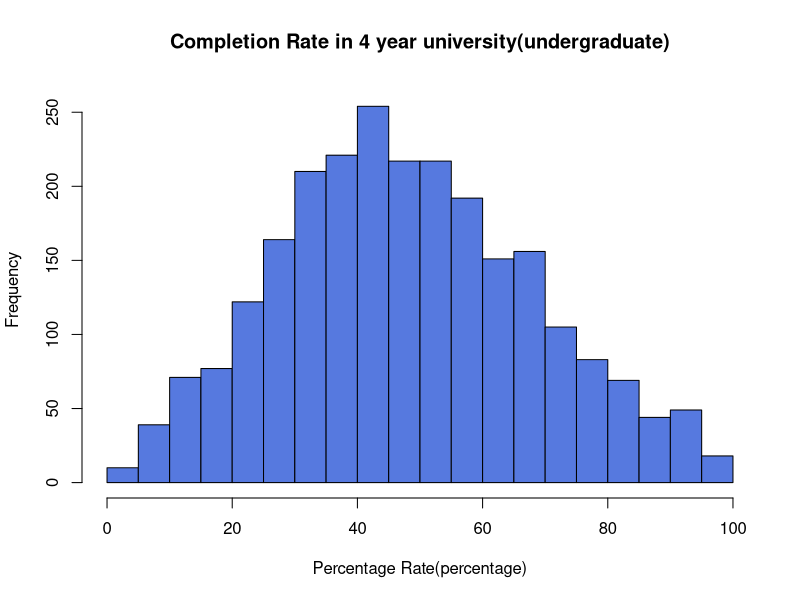
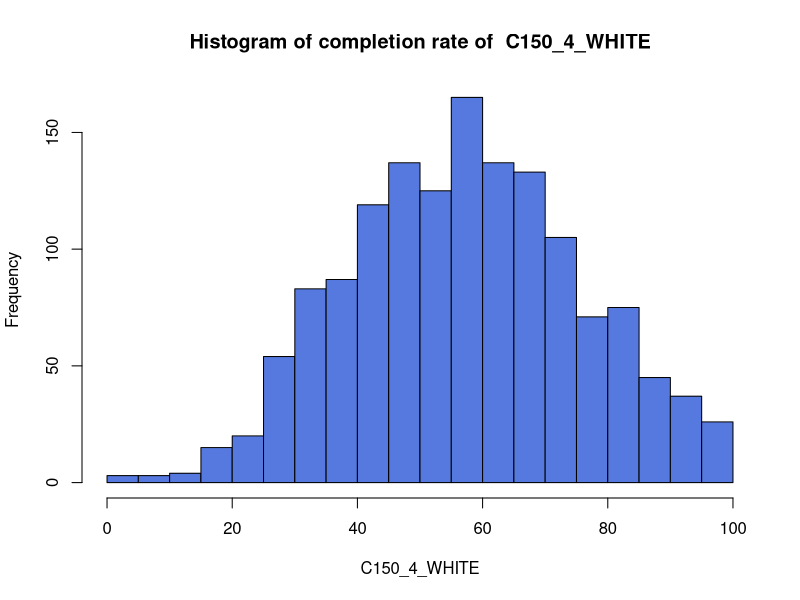
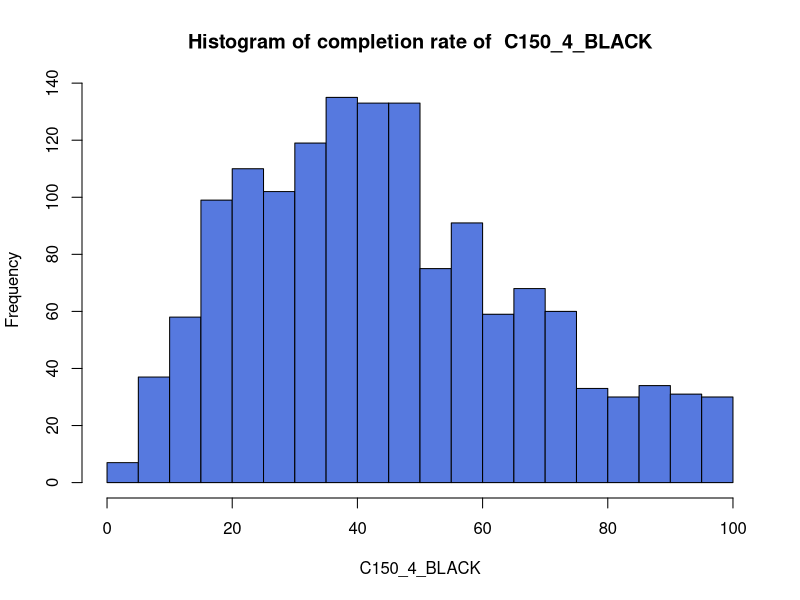
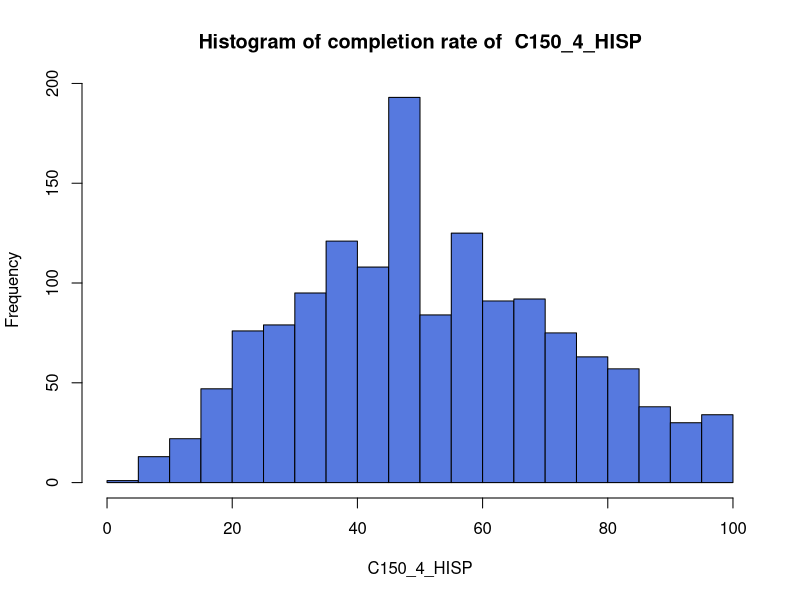
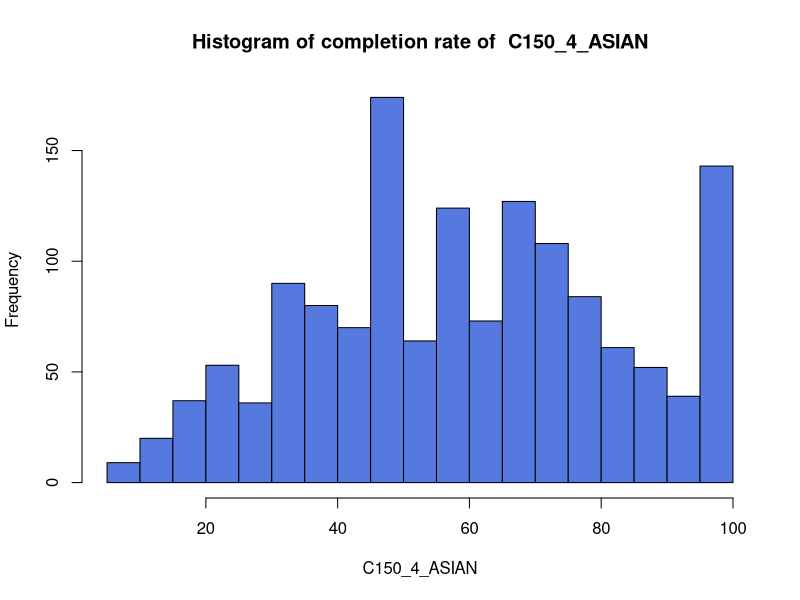
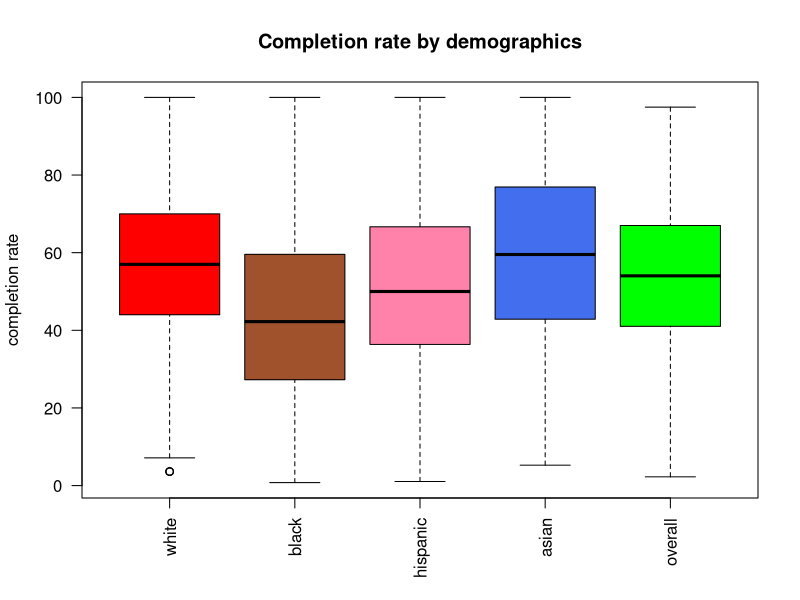
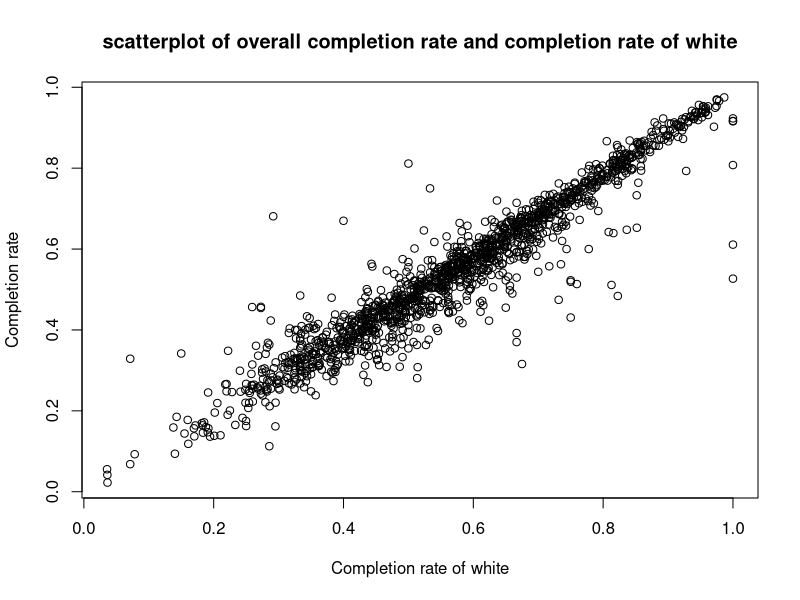
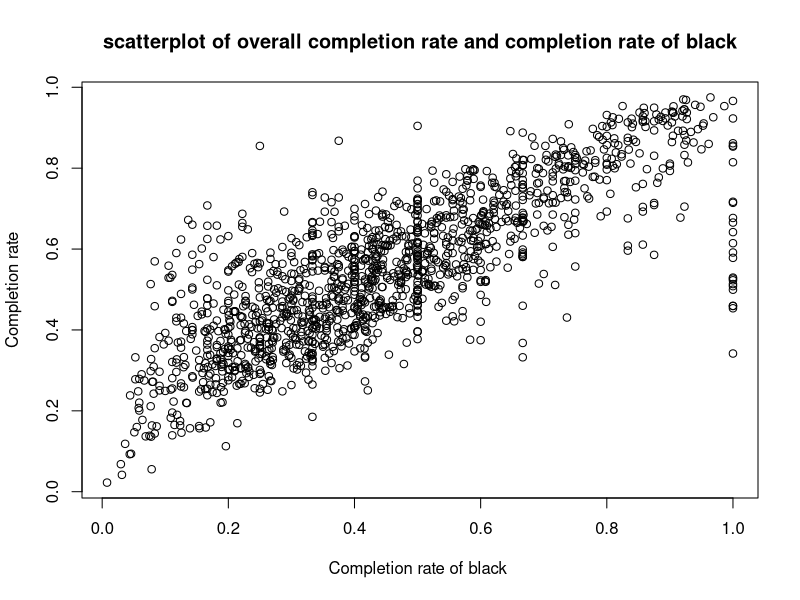

These charts were generated, in order, by the following R code: (Note: this script raises an error after producing the figures.)
library(plyr)
#setwd("C:/Users/vlfgn/Desktop/Clean/stat159_fall2016_project3/code/scripts")
#Loading the raw dataset
#Focus on the 4 year universities(high overall graduation rates)

dat = read.csv("../../data/subset-data.csv", stringsAsFactors = FALSE)

#Subsetting by 4-year school(Variable name: CCUGPROF > 4) stored in dat_4
dat_4=subset(dat, CCUGPROF>4)

#Using POOLED completion rate as our criteria. 
#If there are NA values in POOLED completion rate, not going to use those universities.
#is.na(dat1$C150_4_POOLED)==is.na(dat1$C150_4) used this to check
#list of universities does have C150_4_POOLED
dat_4$INSTNM[which(!is.na(dat_4$C150_4_POOLED))]
length(dat_4$INSTNM[which(!is.na(dat_4$C150_4_POOLED))])#2484
#list of universities where C150_4_POOLED ==0
dat_4$INSTNM[which(dat_4$C150_4_POOLED==0)]
length(dat_4$INSTNM[which(dat_4$C150_4_POOLED==0)])#15


#Data for our graduation rate in 4 year universities undergraduate.(excluding NAs and 0s)
completion_4 = dat_4[which(!is.na(dat_4$C150_4_POOLED)), ]
completion_4 = completion_4[which(completion_4$C150_4_POOLED!=0),]


#histogram for completion rate of 4 year universities.
x = completion_4$C150_4_POOLED * 100

png("../../images/histogram-of-completion-rate.png", width=800, height=600)
h=hist(x, breaks = 20, col = '#5679DF'
       , xlab = "Percentage Rate(percentage)"
       , main = "Completion Rate in 4 year university(undergraduate)"
       , xlim = c(0,100), ylim = c(0,260))
dev.off()


###Remeber, we are using dat1 = dat_4#########################################
###Let dat1=dat_4 for frequent use
dat1=dat_4

###################################################################################
############################Complemtion Rate by Demographics#######################
#C150_4_WHITE
##Completion rate for first-time, full-time students at four-year institutions
##(150% of expected time to completion/6 years) for white students
#C150_4_BLACK
##Completion rate for first-time, full-time students at four-year institutions
##(150% of expected time to completion/6 years) for black students
#C150_4_HISP
##Completion rate for first-time, full-time students at four-year institutions
##(150% of expected time to completion/6 years) for Hispanic students
#C150_4_ASIAN
##Completion rate for first-time, full-time students at four-year institutions
##(150% of expected time to completion/6 years) for Asian students

#The number of NAs in each demographic completions rate AMONG 2740 observations.
sum(as.numeric(is.na(dat1$C150_4_WHITE))) #388
sum(as.numeric(is.na(dat1$C150_4_BLACK))) #551
sum(as.numeric(is.na(dat1$C150_4_HISP))) #535
sum(as.numeric(is.na(dat1$C150_4_ASIAN))) #879


#Eexclude NA's and 0's in demographic completions(WHITE,BLACK,HISPANIC,ASIAN)
names_demo = c("C150_4_WHITE","C150_4_BLACK","C150_4_HISP","C150_4_ASIAN")
com_demo = subset(dat1, (!is.na(dat1$C150_4_WHITE)) & (!is.na(dat1$C150_4_BLACK)) &
                    (!is.na(dat1$C150_4_HISP)) & (!is.na(dat1$C150_4_ASIAN)) & (!is.na(dat1$C150_4_POOLED)))
com_demo = com_demo[which(com_demo$C150_4_WHITE!=0),]
com_demo = com_demo[which(com_demo$C150_4_BLACK!=0),]
com_demo = com_demo[which(com_demo$C150_4_HISP!=0),]
com_demo = com_demo[which(com_demo$C150_4_ASIAN!=0),]
com_demo = com_demo[which(com_demo$C150_4_POOLED!=0),]


#Summary Statistics of completion rate by Demographics(WHITE, BLACK, HISP, ASIAN)
sink(file = "../../data/eda-output.txt")
cat("1. Explanatory Analysis of Quantative Varibles\n\n")
cat("A. Summary Statistics Of Completion Rate by demographics\n\n")
for(i in 1:length(names_demo))
{
  cat("summary statistics of", names_demo[i], "\n\n")
  cat("Min.  1stQu.  Median.  Mean.  3rd Qu.  Max. \n")
  cat(summary(com_demo[,names_demo[i]]), "\n")
  cat("Standard Deviation. : ", sd(com_demo[,names_demo[i]]),"\n")
  cat("Range. : ", max(com_demo[,names_demo[i]])-min(com_demo[,names_demo[i]])," \n")
  cat("IQR. : ", IQR(com_demo[,names_demo[i]]),"\n")
  cat("\n\n")
}
cat("\n\n")
sink()

##Histogram of completions rate by Demographics(WHITE, BLACK, HISP, ASIAN)
for(i in 1:length(names_demo))
{
  path1 = paste0("../../images/histogram-completion-rate-",names_demo[i],".png")
  png(filename = path1, width=800, height=600)
  k1 = com_demo[,names_demo[i]]*100
  k2 = hist(k1,breaks= 20, main = paste("Histogram of completion rate of "
                                        ,names_demo[i]), col = "#5679DF", xlab = names_demo[i])
  dev.off()
}

png(filename = "../../images/boxplot-of-completion-rate-by-demographic.png", width=800, height=600)
boxplot(com_demo$C150_4_WHITE*100, com_demo$C150_4_BLACK*100
        , com_demo$C150_4_HISP*100, com_demo$C150_4_ASIAN*100, com_demo$C150_4_POOLED*100
        , main = "Completion rate by demographics", ylab = "completion rate"
        , las=2, col = c("red","sienna","palevioletred1","royalblue2", "green")
        , names = c("white", "black", "hispanic", "asian", "overall"))
dev.off()


png(filename = "../../images/scatterplot-of-overall-completion-rate-and-completion-rate-of-white.png", width=800, height=600)
plot(com_demo$C150_4_WHITE, com_demo$C150_4_POOLED
     , main = "scatterplot of overall completion rate and completion rate of white"
     , xlab = "Completion rate of white", ylab = "Completion rate")
dev.off()

png(filename = "../../images/scatterplot-of-overall-completion-rate-and-completion-rate-of-black.png", width=800, height=600)
plot(com_demo$C150_4_BLACK, com_demo$C150_4_POOLED
     , main = "scatterplot of overall completion rate and completion rate of black"
     , xlab = "Completion rate of black ", ylab = "Completion rate")
dev.off()

png(filename = "../../images/scatterplot-of-overall-completion-rate-and-completion-rate-of-hispanic.png", width=800, height=600)
plot(com_demo$C150_4_HISP, com_demo$C150_4_POOLED
     , main = "scatterplot of overall completion rate and completion rate of hispanic"
     , xlab = "Completion rate of hispanic", ylab = "Completion rate")
dev.off()

png(filename = "../../images/scatterplot-of-overall-completion-rate-and-completion-rate-of-asian.png", width=800, height=600)
plot(com_demo$C150_4_ASIAN, com_demo$C150_4_POOLED
     , main = "scatterplot of overall completion rate and completion rate of asian"
     , xlab = "Completion rate of asian", ylab = "Completion rate")
dev.off()


#####################################################################################
###################################Demographic Percentage############################
#The number of NAs in each demographic PERCENTAGE AMONG 2740 observations.
#Since no data is missing, just going to use dat1.
sum(as.numeric(is.na(dat1$UGDS_WHITE))) #0
sum(as.numeric(is.na(dat1$UGDS_BLACK))) #0
sum(as.numeric(is.na(dat1$UGDS_HISP))) #0
sum(as.numeric(is.na(dat1$UGDS_ASIAN))) #0

#Eexclude 0's in demographic percentage(WHITE,BLACK,HISPANIC,ASIAN)
names_demo2 = c("UGDS_WHITE", "UGDS_BLACK", "UGDS_HISP", "UGDS_ASIAN")
com_demo2 = dat1[which(dat1$UGDS_WHITE!=0),]
com_demo2 = com_demo2[which(com_demo2$UGDS_BLACK!=0),]
com_demo2 = com_demo2[which(com_demo2$UGDS_HISP!=0),]
com_demo2 = com_demo2[which(com_demo2$UGDS_ASIAN!=0),]


#Summary Statistics of Each Demographics(WHITE, BLACK, HISP, ASIAN)
sink(file = "../../data/eda-output.txt", append=TRUE)
cat("B. Summary Statistics Of demographic percentage\n\n")
for(i in 1:length(names_demo2))
{
  cat("summary statistics of", names_demo2[i], "\n\n")
  cat("Min.  1stQu.  Median.  Mean.  3rd Qu.  Max. \n")
  cat(summary(com_demo2[,names_demo2[i]]), "\n")
  cat("Standard Deviation. : ", sd(com_demo2[,names_demo2[i]]),"\n")
  cat("Range. : ", max(com_demo2[,names_demo2[i]])-min(com_demo2[,names_demo2[i]])," \n")
  cat("IQR. : ", IQR(com_demo2[,names_demo2[i]]),"\n")
  cat("\n")
}
cat("\n\n")
sink()

##Histogram of demographic percentage
for(i in 1:length(names_demo2))
{
  path1 = paste0("../../images/histogram-deomgraphic-percentage-",names_demo2[i],".png")
  png(filename = path1, width=800, height=600)
  k1 = com_demo2[,names_demo2[i]]*100
  k2 = hist(k1,breaks= 20, main = paste("Histogram of demograhic percentage of "
                                        ,names_demo2[i]), col = "#5679DF", xlab = names_demo2[i])
  dev.off()
}


png(filename = "../../images/boxplot-of-demographic-percentage.png", width=800, height=600)
boxplot(com_demo2$UGDS_WHITE*100, com_demo2$UGDS_BLACK*100
        , com_demo2$UGDS_HISP*100, com_demo2$UGDS_ASIAN*100
        , main = "Demographic percentages", ylab = "demograhic percentage"
        , las=2, col = c("red","sienna","palevioletred1","royalblue2")
        , names = c("white", "black", "hispanic", "asian"))
dev.off()


######################################################################################
###############################Repayment rate on FAFSA################################
#COMPL_RPY_3YR_RT
##3_yr_repayment.completers
#COMPL_RPY_5YR_RT
##5_yr_repayment.completers
#COMPL_RPY_7YR_RT
##7_yr_repayment.completers

#The number of NAs in Repayment rate on year 3,5,7
sum(as.numeric(is.na(dat1$COMPL_RPY_3YR_RT))) #108
sum(as.numeric(is.na(dat1$COMPL_RPY_5YR_RT))) #140
sum(as.numeric(is.na(dat1$COMPL_RPY_7YR_RT))) #164

#Since the column class is character becuase "PrivacySuppressed" in the variables
#Need to convert colums into numeric data.
yr3 = na.omit(as.numeric(dat1$COMPL_RPY_3YR_RT))
yr5 = na.omit(as.numeric(dat1$COMPL_RPY_5YR_RT))
yr7 = na.omit(as.numeric(dat1$COMPL_RPY_7YR_RT))


#Summary Statistics of repayment rate#
sink(file = "../../data/eda-output.txt", append=TRUE)
cat("C. Summary Statistics Of Repayment rate on FAFSA depending in 3,5,7 year\n\n")

cat("summary statistics of Three year repayment rate for completers\n\n")
cat("Min.  1stQu.  Median.  Mean.  3rd Qu.  Max. \n")
cat(summary(yr3), "\n")
cat("Standard Deviation. : ", sd(yr3),"\n")
cat("Range. : ", max(yr3)-min(yr3)," \n")
cat("IQR. : ", IQR(yr3),"\n")
cat("\n")

cat("summary statistics of Five year repayment rate for completers\n\n")
cat("Min.  1stQu.  Median.  Mean.  3rd Qu.  Max. \n")
cat(summary(yr5), "\n")
cat("Standard Deviation. : ", sd(yr5),"\n")
cat("Range. : ", max(yr5)-min(yr5)," \n")
cat("IQR. : ", IQR(yr5),"\n")
cat("\n")

cat("summary statistics of Seven year repayment rate for completers\n\n")
cat("Min.  1stQu.  Median.  Mean.  3rd Qu.  Max. \n")
cat(summary(yr7), "\n")
cat("Standard Deviation. : ", sd(yr7),"\n")
cat("Range. : ", max(yr3)-min(yr7)," \n")
cat("IQR. : ", IQR(yr7),"\n")
cat("\n")

cat("\n\n")
sink()


png(filename = "../../images/histogram-of-three-year-repayment-rate-for-completers.png", width=800, height=600)
hist(yr3*100, col = "#5679DF", breaks = 20, xlab = "repayment percentage",
     main = "Histogram of Three year repayment rate for completers")
dev.off()
png(filename = "../../images/histogram-of-five-year-repayment-rate-for-completers.png", width=800, height=600)
hist(yr5*100, col = "#5679DF", breaks = 20, xlab = "repayment percentage",
     main = "Histogram of Five year repayment rate for completers")
dev.off()
png(filename = "../../images/histogram-of-seven-year-repayment-rate-for-completers.png", width=800, height=600)
hist(yr7*100, col = "#5679DF", breaks = 20, xlab = "repayment percentage",
     main = "Histogram of Seven year repayment rate for completers")
dev.off()



###############################Median earning###################################
##Data exists prior to 2014_2013. Therefore using MERGED2012_13_PP.csv###

#MD_EARN_WNE_P10
##Median earnings of students working and not enrolled 10 years after entry
#MD_EARN_WNE_P6
##Median earnings of students working and not enrolled 6 years after entry
#MD_EARN_WNE_P8
##Median earnings of students working and not enrolled 8 years after entry


#The number of NAs in Median Earning on year after 6,8,10 years
sum(as.numeric(is.na(dat1$MD_EARN_WNE_P6))) #154
sum(as.numeric(is.na(dat1$MD_EARN_WNE_P8))) #154
sum(as.numeric(is.na(dat1$MD_EARN_WNE_P10))) #154

#Since the column class is character becuase "PrivacySuppressed" in the variables
#Need to convert colums into numeric data.
m6 = na.omit(as.numeric(dat1$MD_EARN_WNE_P6))
m8 = na.omit(as.numeric(dat1$MD_EARN_WNE_P8))
m10 = na.omit(as.numeric(dat1$MD_EARN_WNE_P10))

#Summary Statistics of Median Earning after 6,8,10 year#
sink(file = "../../data/eda-output.txt", append=TRUE)
cat("D. Summary Statistics Of Median Earning after 6,8,10 year\n\n")

cat("summary statistics of Median Earning after 6 year\n\n")
cat("Min.  1stQu.  Median.  Mean.  3rd Qu.  Max. \n")
cat(summary(m6), "\n")
cat("Standard Deviation. : ", sd(m6),"\n")
cat("Range. : ", max(m6)-min(m6)," \n")
cat("IQR. : ", IQR(m6),"\n")
cat("\n")

cat("summary statistics of Median Earning after 8 year\n\n")
cat("Min.  1stQu.  Median.  Mean.  3rd Qu.  Max. \n")
cat(summary(m8), "\n")
cat("Standard Deviation. : ", sd(m8),"\n")
cat("Range. : ", max(m8)-min(m8)," \n")
cat("IQR. : ", IQR(m8),"\n")
cat("\n")

cat("summary statistics of Median Earning after 10 year\n\n")
cat("Min.  1stQu.  Median.  Mean.  3rd Qu.  Max. \n")
cat(summary(m10), "\n")
cat("Standard Deviation. : ", sd(m10),"\n")
cat("Range. : ", max(m10)-min(m10)," \n")
cat("IQR. : ", IQR(m10),"\n")
cat("\n")

cat("\n\n")
sink()

png(filename = "../../images/histogram-of-median-earning-after-6-year(log-transfromed).png", width=800, height=600)
md1_log = log(m6)
md1 = hist(md1_log, col = "#5679DF", breaks = 10, main = "Histogram of Median Earning after 6 year"
           , xlab = "Earning(log transformed)", xlim = c(9,12))
dev.off()

png(filename = "../../images/histogram-of-median-earning-after-8-year(log-transfromed).png", width=800, height=600)
md2_log = log(m8)
md2 = hist(md2_log, col = "#5679DF", breaks = 10, main = "Histogram of Median Earning after 8 year"
           , xlab = "Earning(log transformed)", xlim = c(9,12))
dev.off()

png(filename = "../../images/histogram-of-median-earning-after-10-year(log-transfromed).png", width=800, height=600)
md3_log = log(m10)
md3 = hist(md3_log, col = "#5679DF", breaks = 10, main = "Histogram of Median Earning after 10 year"
           , xlab = "Earning(log transformed)", xlim = c(9,12))
dev.off()


#####################Admission rate####################################
#ADM_RATE
##Admission rate

#The number of NAs in Median earning in 6,8,10 years after entry using com_demo to compare the values  
#in terms of completion rate
sum(as.numeric(is.na(com_demo$ADM_RATE))) #233
ad = com_demo[com_demo$ADM_RATE!=0,]
ad = ad[!is.na(ad$ADM_RATE), ]

#Summary Statistics of Admission rate#
sink(file = "../../data/eda-output.txt", append=TRUE)
cat("E. Summary Statistics Of Admission rate\n\n")
cat("Min.  1stQu.  Median.  Mean.  3rd Qu.  Max. \n")
cat(summary(ad$ADM_RATE), "\n")
cat("Standard Deviation. : ", sd(ad$ADM_RATE),"\n")
cat("Range. : ", max(ad$ADM_RATE)-min(ad$ADM_RATE)," \n")
cat("IQR. : ", IQR(ad$ADM_RATE),"\n")
cat("\n")
cat("\n\n")
sink()

png(filename = "../../images/histogram-of-admission-rate.png", width=800, height=600)
hist(ad$ADM_RATE, col = "#5679DF", breaks = 10, main = "Histogram of Admission rate")
dev.off()

png(filename = "../../images/scatterplot-admission-rate-and-completion-rate.png", width=800, height=600)
plot((ad$ADM_RATE), (ad$C150_4_POOLED), main = "scatterplot of Admission rate and Completion rate"
     , xlab = "admission rate", ylab="completion rate")
dev.off()


#####################Retention Rate####################################
#RET_FT4
##First-time, full-time student retention rate at four-year institutions
sum(as.numeric(is.na(com_demo$RET_FT4))) #122
re = com_demo[com_demo$RET_FT4!=0,]
re = re[!is.na(re$RET_FT4), ]

#Summary Statistics of Retention Rate#
sink(file = "../../data/eda-output.txt", append=TRUE)
cat("F. Summary Statistics Of Retention rate\n\n")
cat("Min.  1stQu.  Median.  Mean.  3rd Qu.  Max. \n")
cat(summary(re$RET_FT4), "\n")
cat("Standard Deviation. : ", sd(re$RET_FT4),"\n")
cat("Range. : ", max(re$RET_FT4)-min(re$RET_FT4)," \n")
cat("IQR. : ", IQR(re$RET_FT4),"\n")
cat("\n")
cat("\n\n")
sink()

png(filename = "../../images/histogram-of-retention-rate.png", width=800, height=600)
hist(re$RET_FT4, col = "#5679DF", breaks = 10, main = "Histogram of retention rate")
dev.off()

png(filename = "../../images/scatterplot-retention-rate-and-completion-rate.png", width=800, height=600)
plot((re$RET_FT4), (re$C150_4_POOLED), main = "scatterplot of retention rate and Completion rate"
     , xlab = "retention rate", ylab="completion rate")
dev.off()



#####################total cost of attendance####################################
#NPT4_PRIV
##Average net price for Title IV institutions (private for-profit and nonprofit institutions)
#NPT4_PUB
##Average net price for Title IV institutions (public institutions)
sum(as.numeric(is.na(com_demo$NPT4_PRIV))) #526
sum(as.numeric(is.na(com_demo$NPT4_PUB))) #923

#MERGING TWO data frames and removing NA values and 0's.
cost = com_demo
cost$NPT4_PRIV[is.na(cost$NPT4_PRIV)] =0
cost$NPT4_PUB[is.na(cost$NPT4_PUB)] = 0
cost = cbind(cost,cost = cost$NPT4_PRIV + cost$NPT4_PUB)
cost = cost[cost$cost!=0,]

#Summary Statistics of cost of attendance#
sink(file = "../../data/eda-output.txt", append=TRUE)
cat("G. Summary Statistics Of Cost of attendance rate\n\n")
cat("Min.  1stQu.  Median.  Mean.  3rd Qu.  Max. \n")
cat(summary(cost$cost), "\n")
cat("Standard Deviation. : ", sd(cost$cost),"\n")
cat("Range. : ", max(cost$cost)-min(cost$cost)," \n")
cat("IQR. : ", IQR(cost$cost),"\n")
cat("\n")
cat("\n\n")
sink()

png(filename = "../../images/histogram-of-cost-of-attendance.png", width=800, height=600)
hist(cost$cost, col = "#5679DF", breaks = 10
     , main = "Histogram of cost of attendance", xlab = "cost of attendance")
dev.off()

png(filename = "../../images/scatterplot-of-cost-of-attendace-and-completion-rate.png", width=800, height=600)
plot((cost$cost), (cost$C150_4_POOLED), main = "scatterplot of cost of attendace rate and Completion rate"
     , xlab = "cost of attendacne", ylab="completion rate")
dev.off()


#####################Median Debt####################################
#DEBT_MDN
##The median original amount of the loan principal upon entering repayment
debt = com_demo
debt$DEBT_MDN = as.numeric(debt$DEBT_MDN)
debt$DEBT_MDN[is.na(debt$DEBT_MDN)] = 0
debt = debt[debt$DEBT_MDN!=0,]

#Summary Statistics of Median Debt#
sink(file = "../../data/eda-output.txt", append=TRUE)
cat("H. Summary Statistics Of Median Debt\n\n")
cat("Min.  1stQu.  Median.  Mean.  3rd Qu.  Max. \n")
cat(summary(debt$DEBT_MDN), "\n")
cat("Standard Deviation. : ", sd(debt$DEBT_MDN),"\n")
cat("Range. : ", max(debt$DEBT_MDN)-min(debt$DEBT_MDN)," \n")
cat("IQR. : ", IQR(debt$DEBT_MDN),"\n")
cat("\n")
cat("\n\n")
sink()

png(filename = "../../images/histogram-of-median-debt.png", width=800, height=600)
hist(debt$DEBT_MDN, col = "#5679DF", breaks = 20
     , main = "Histogram of Median Debt", xlab = "Median Debt")
dev.off()

png(filename = "../../images/scatterplot-of-median-debt-and-completion-rate.png", width=800, height=600)
plot((debt$DEBT_MDN), (debt$C150_4_POOLED), main = "scatterplot of median debt and completion rate"
     , xlab = "Median Debt", ylab="completion rate")
dev.off()


#####################Percentage of Pell GRANT####################################
#PCTPELL
##Percentage of undergraduates who receive a Pell Grant
pell = com_demo

#Summary Statistics of Median Debt#
sink(file = "../../data/eda-output.txt", append=TRUE)
cat("I. Summary Statistics Of Pell Grant rate\n\n")
cat(summary(pell$PCTPELL), "\n")
cat("Min.  1stQu.  Median.  Mean.  3rd Qu.  Max. \n")
cat("Standard Deviation. : ", sd(pell$PCTPELL),"\n")
cat("Range. : ", max(pell$PCTPELL)-min(pell$PCTPELL)," \n")
cat("IQR. : ", IQR(pell$PCTPELL),"\n")
cat("\n")
cat("\n\n")
sink()

png(filename = "../../images/histogram-of-pell-grant-rate.png", width=800, height=600)
hist(pell$PCTPELL, col = "#5679DF", breaks = 20
     , main = "Histogram of Pell Grant rate", xlab = "Pell Grant rate")
dev.off()

png(filename = "../../images/scatterplot-of-pell-grant-rate-and-completion-rate.png", width=800, height=600)
plot((pell$PCTPELL), (pell$C150_4_POOLED), main = "scatterplot of Pell Grant rate and completion rate"
     , xlab = "Pell Grant rate", ylab="completion rate")
dev.off()


#####################Average Sat score####################################
#SAT_AVG
##Average SAT equivalent score of students admitted
sat = com_demo
sat$SAT_AVG = as.numeric(sat$SAT_AVG)
sat$SAT_AVG[is.na(sat$SAT_AVG)] = 0
sat = sat[sat$SAT_AVG!=0,]

#Summary Statistics of Average Sat score#
sink(file = "../../data/eda-output.txt", append=TRUE)
cat("J. Summary Statistics Of Average Sat score\n\n")
cat(summary(sat$SAT_AVG), "\n")
cat("Standard Deviation. : ", sd(sat$SAT_AVG),"\n")
cat("Range. : ", max(sat$SAT_AVG)-min(sat$SAT_AVG)," \n")
cat("IQR. : ", IQR(sat$SAT_AVG),"\n")
cat("\n")
cat("\n\n")
sink()

png(filename = "../../images/histogram-of-average-sat-score.png", width=800, height=600)
hist(sat$SAT_AVG, col = "#5679DF", breaks = 20
     , main = "Histogram of Average Sat score", xlab = "Average Sat score")
dev.off()

png(filename = "../../images/scatterplot-of-average-sat-score-and-completion-rate.png", width=800, height=600)
plot(sat$SAT_AVG, (sat$C150_4_POOLED), main = "scatterplot of Average Sat score and completion rate"
     , xlab = "Average Sat score", ylab="completion rate")
dev.off()

#####################Size of School####################################
#CCSIZSET
##Carnegie Classification -- size and setting
summary(com_demo$CCSIZSET)

#Summary Statistics of Average Sat score#
sink(file = "../../data/eda-output.txt", append=TRUE)
cat("2. Explanatory Analysis of Categorical Varibles\n\n")
cat("K. Summary Statistics Of Size of School(represented by numbers 6 to 17,from small to large)\n\n")
cat("frequency table Of Size of School\n\n")
write.table(table(com_demo$CCSIZSET), row.names = FALSE, col.names = FALSE, quote = FALSE)
cat("\n")
cat("Relative frequency table Of Size of School\n\n")
write.table(prop.table(table(com_demo$CCSIZSET)), row.names = FALSE, col.names = FALSE, quote = FALSE)
cat("\n\n")
sink()

#Creating barcharts of Size of school
png(filename = "../../images/barchart-of-size-of-school.png", width=800, height=600)
barplot(prop.table(table(com_demo$CCSIZSET)), main = "Barchart of Size of school"
     , xlab = "Size of School", ylab = "relative frequecny", col = "#5679DF")
dev.off()

#Creating boxplots of Size of school
png(filename = "../../images/boxplot-of-size-of-school-on-completion-rate.png", width=800, height=600)
boxplot(com_demo$C150_4_POOLED ~ com_demo$CCSIZSET, main = "boxplot of Size of school on completion rate"
        , xlab = "Size of School", ylab = "completion rate", , col = "#5679DF")
dev.off()

#Anova analysis of Size of School on completion rate.
anova_size = aov(com_demo$C150_4_POOLED ~ com_demo$CCSIZSET)
summary(anova_size)
sink(file = "../../data/eda-output.txt", append = TRUE)
cat("Anova Analysis of Size of school on completion rate\n\n")
summary(anova_size)
cat("\n")
cat("\n\n")
sink()


########################Type of institution#################################
#CONTROL
##Control of institution(public/ private(non-profit)/ private(profit))
summary(com_demo$CONTROL)
sum(as.numeric(is.na(com_demo$CONTROL)))

#Summary Statistics of type of institution#
sink(file = "../../data/eda-output.txt", append=TRUE)
cat("L. Summary Statistics Of Type of institutions\n\n")
cat("frequency table Of Size of School\n\n")
write.table(table(com_demo$CONTROL), row.names = FALSE, col.names = FALSE, quote = FALSE)
cat("1 : public, 2: private(non-profit), 3:private(profit)\n")
cat("\n")
cat("Relative frequency table Of Type of School\n\n")
write.table(prop.table(table(com_demo$CONTROL)), row.names = FALSE, col.names = FALSE, quote = FALSE)
cat("1 : public, 2: private(non-profit), 3:private(profit)\n")
cat("\n\n")
sink()

#Creating barcharts of Size of school
png(filename = "../../images/barchart-of-type-of-school.png", width=800, height=600)
barplot(prop.table(table(com_demo$CONTROL)), main = "Barchart of Type of school"
        , xlab = "1 : public, 2: private(non-profit), 3:private(profit)", ylab = "relative frequecny", col = "#5679DF")
dev.off()

#Creating boxplots of Size of school
png(filename = "../../images/boxplot-of-type-of-school-on-completion-rate.png", width=800, height=600)
boxplot(com_demo$C150_4_POOLED ~ com_demo$CONTROL, main = "boxplot of Type of school on completion rate"
        , xlab = "1 : public, 2: private(non-profit), 3:private(profit)", ylab = "completion rate", , col = "#5679DF")
dev.off()

#Anova analysis of Type of School on completion rate.
anova_type = aov(com_demo$CONTROL ~ com_demo$CCSIZSET)
summary(anova_type)
sink(file = "../../data/eda-output.txt", append = TRUE)
cat("Anova Analysis of Type of school on completion rate\n\n")
summary(anova_size)
cat("\n")
cat("\n\n")
sink()


##############################################################################################
#######################Correlation for completion to other indicators#########################

#Generating new dataframe: cor_overall to see the correlation between completion rate and variables###### 
sat = com_demo
sat$SAT_AVG = as.numeric(sat$SAT_AVG)
sat$SAT_AVG[is.na(sat$SAT_AVG)] = 0
sat = sat[sat$SAT_AVG!=0,]

cor_overall = cost
cor_overall$SAT_AVG = as.numeric(cor_overall$SAT_AVG)
cor_overall$SAT_AVG[is.na(cor_overall$SAT_AVG)] = 0
cor_overall = cor_overall[cor_overall$SAT_AVG!=0,]

cor_overall$DEBT_MDN = as.numeric(cor_overall$DEBT_MDN)
cor_overall$DEBT_MDN[is.na(cor_overall$DEBT_MDN)] = 0
cor_overall = cor_overall[cor_overall$DEBT_MDN!=0,]

summary(cor_overall$CCUGPROF)
summary(cor_overall$C150_4_POOLED)
summary(cor_overall$C150_4_WHITE)
summary(cor_overall$C150_4_BLACK)
summary(cor_overall$C150_4_ASIAN)
summary(cor_overall$C150_4_HISP)

summary(cor_overall$UGDS_WHITE)
summary(cor_overall$UGDS_BLACK)
summary(cor_overall$UGDS_ASIAN)
summary(cor_overall$UGDS_HISP)

#Removing Characters in repayment rate
summary(cor_overall$COMPL_RPY_3YR_RT)
cor_overall$COMPL_RPY_3YR_RT = as.numeric(cor_overall$COMPL_RPY_3YR_RT)
cor_overall$COMPL_RPY_3YR_RT[is.na(cor_overall$COMPL_RPY_3YR_RT)] = 0
cor_overall = cor_overall[cor_overall$COMPL_RPY_3YR_RT!=0,]

summary(cor_overall$COMPL_RPY_5YR_RT)
cor_overall$COMPL_RPY_5YR_RT = as.numeric(cor_overall$COMPL_RPY_5YR_RT)
cor_overall$COMPL_RPY_5YR_RT[is.na(cor_overall$COMPL_RPY_5YR_RT)] = 0
cor_overall = cor_overall[cor_overall$COMPL_RPY_5YR_RT!=0,]

summary(cor_overall$COMPL_RPY_7YR_RT)
cor_overall$COMPL_RPY_7YR_RT = as.numeric(cor_overall$COMPL_RPY_7YR_RT)
cor_overall$COMPL_RPY_7YR_RT[is.na(cor_overall$COMPL_RPY_7YR_RT)] = 0
cor_overall = cor_overall[cor_overall$COMPL_RPY_7YR_RT!=0,]

#Removing Characters in median earning
summary(cor_overall$MD_EARN_WNE_P6)
cor_overall$MD_EARN_WNE_P6 = as.numeric(cor_overall$MD_EARN_WNE_P6)
cor_overall$MD_EARN_WNE_P6[is.na(cor_overall$MD_EARN_WNE_P6)] = 0
cor_overall = cor_overall[cor_overall$MD_EARN_WNE_P6!=0,]

summary(cor_overall$MD_EARN_WNE_P8)
cor_overall$MD_EARN_WNE_P8 = as.numeric(cor_overall$MD_EARN_WNE_P8)
cor_overall$MD_EARN_WNE_P8[is.na(cor_overall$MD_EARN_WNE_P8)] = 0
cor_overall = cor_overall[cor_overall$MD_EARN_WNE_P8!=0,]

summary(cor_overall$MD_EARN_WNE_P10)
cor_overall$MD_EARN_WNE_P10 = as.numeric(cor_overall$MD_EARN_WNE_P10)
cor_overall$MD_EARN_WNE_P10[is.na(cor_overall$MD_EARN_WNE_P10)] = 0
cor_overall = cor_overall[cor_overall$MD_EARN_WNE_P10!=0,]

summary(cor_overall$ADM_RATE)
summary(cor_overall$RET_FT4)
summary(cor_overall$cost)
summary(cor_overall$DEBT_MDN)
summary(cor_overall$PCTPELL)
summary(cor_overall$SAT_AVG)
summary(cor_overall$CCSIZSET)
summary(cor_overall$CONTROL)
################################################################################


############MAKING CORRELATION MATRIX###########

cor_overall2 = subset(cor_overall, select=-c(UNITID,X,INSTNM))
corr_matrix = cor(cor_overall2)

upper_corr_matrix = format(corr_matrix, digits = 4)
upper_corr_matrix[lower.tri(upper_corr_matrix, diag=FALSE)] = ""


sink(file = "../../data/eda-output.txt", append=TRUE)
cat("3. Correlation Matrix of Varibles\n\n")
print(as.data.frame(upper_corr_matrix))
cat("\n\n")
sink()


#Creating Scatterplotmatrix
png("../../images/scatterplot-matrix1.png", width=800, height=600)
pairs(C150_4_POOLED
      ~UGDS_WHITE+UGDS_BLACK+UGDS_ASIAN+UGDS_HISP
      , data=cor_overall2
      , main="Scatterplot matrix1")
dev.off()

png("../../images/scatterplot-matrix2.png", width=800, height=600)
pairs(C150_4_POOLED
      ~COMPL_RPY_3YR_RT+COMPL_RPY_5YR_RT+COMPL_RPY_7YR_RT
      , data=cor_overall2
      , main="Scatterplot matrix2")
dev.off()

png("../../images/scatterplot-matrix3.png", width=800, height=600)
pairs(C150_4_POOLED
      ~ADM_RATE+RET_FT4
      +cost
      +DEBT_MDN + PCTPELL 
      , data=cor_overall2
      , main="Scatterplot matrix3")
dev.off()


png("../../images/scatterplot-matrix4.png", width=800, height=600)
pairs(C150_4_POOLED
      ~ SAT_AVG
      +MD_EARN_WNE_P6 + MD_EARN_WNE_P8 + MD_EARN_WNE_P10
      + CCSIZSET + CONTROL 
      , data=cor_overall2
      , main="Scatterplot matrix4")
dev.off()

png("../../images/scatterplot-matrix-all.png", width=2000, height=2000)
pairs(C150_4_POOLED
      ~ UGDS_WHITE+UGDS_BLACK+UGDS_ASIAN+UGDS_HISP
      + COMPL_RPY_3YR_RT+COMPL_RPY_5YR_RT+COMPL_RPY_7YR_RT
      + ADM_RATE+RET_FT4
      + cost
      + DEBT_MDN + PCTPELL 
      + SAT_AVG
      + MD_EARN_WNE_P6 + MD_EARN_WNE_P8 + MD_EARN_WNE_P10
      + CCSIZSET + CONTROL 
      , data=cor_overall2
      , main="Scatterplot matrix of all variables")
dev.off()

png("../../images/scatterplot-matrix-minorities.png", width=2000, height=2000)
pairs(C150_4_POOLED
      ~ C150_4_HISP
      +  C150_4_BLACK
      + ADM_RATE
      + cost
      + DEBT_MDN + PCTPELL 
      + SAT_AVG
      + MD_EARN_WNE_P6 
      , data=cor_overall2
      , main="Scatterplot matrix realted to minorities")
dev.off()
